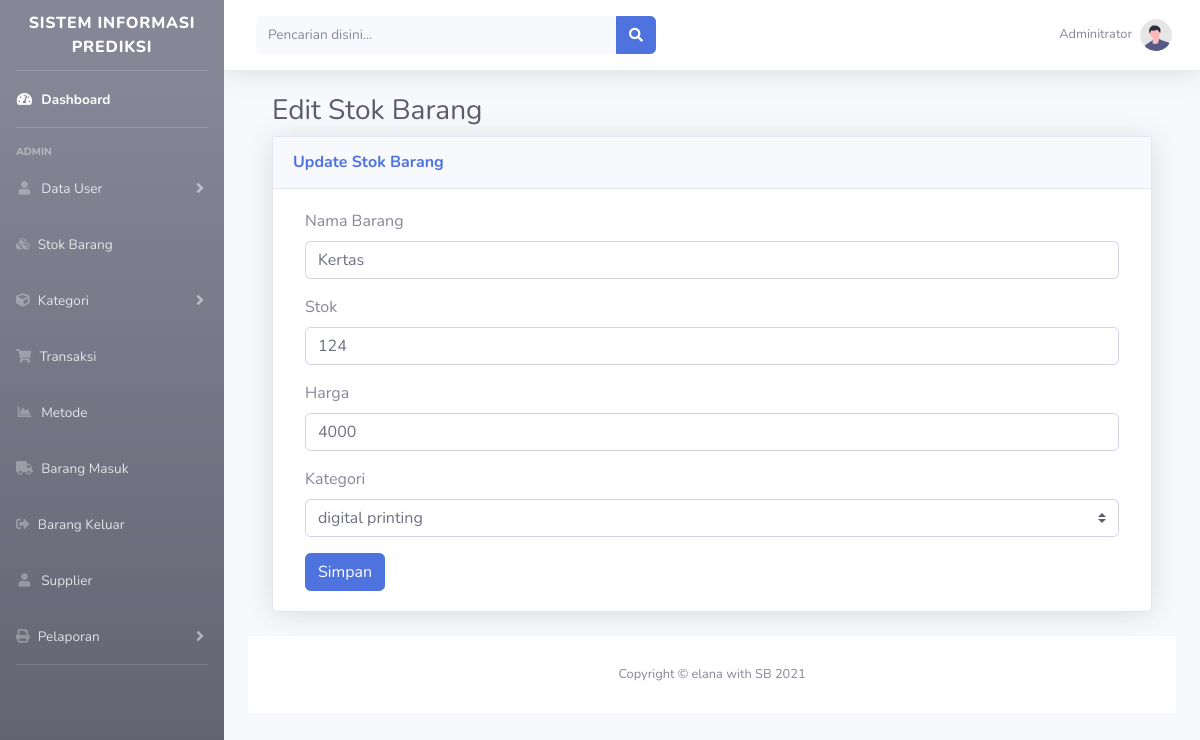
Page /?halaman=stok&aksi=edit&id=1 (signed in) on the earlier database version.
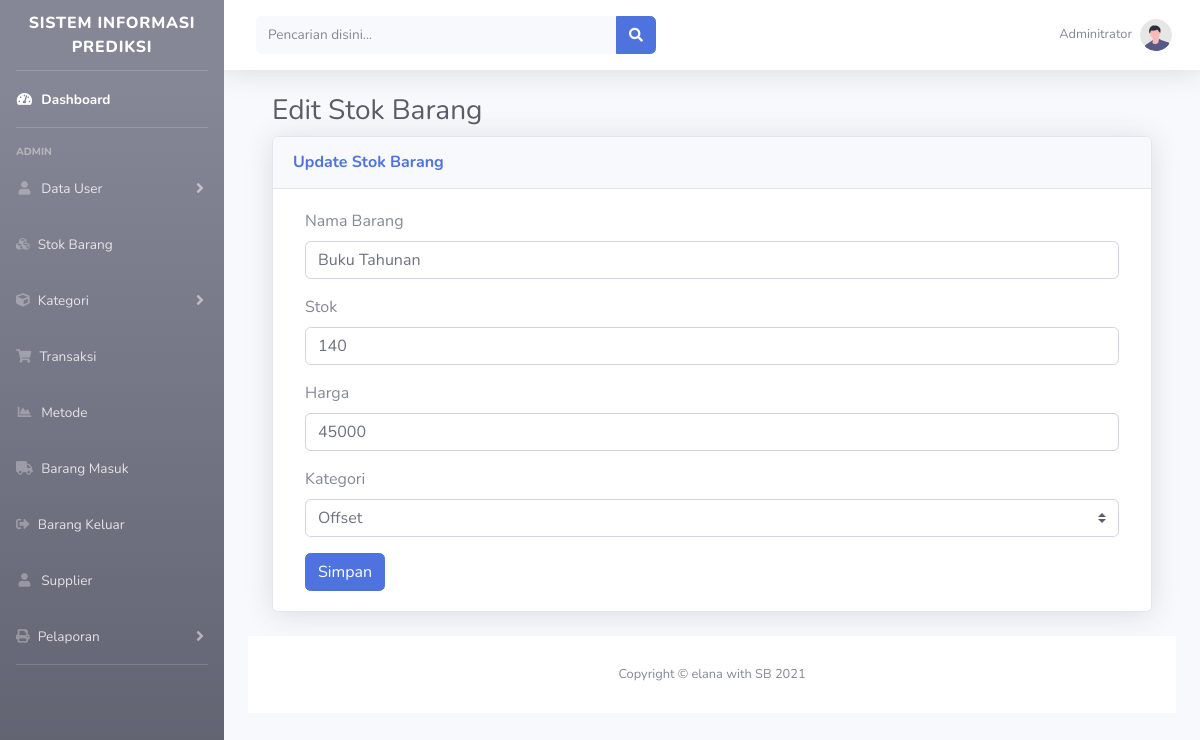
Same page on the later database version.
### tables this page shows
CREATE TABLE `stok` (
  `id` int(11) NOT NULL,
  `nama_barang` varchar(150) NOT NULL,
  `jenis` varchar(100) NOT NULL,
  `stok` int(11) DEFAULT NULL,
  `harga` int(50) NOT NULL,
  `kategori` varchar(150) NOT NULL
);

CREATE TABLE `kategori` (
  `id` int(5) NOT NULL,
  `nama_kategori` varchar(100) DEFAULT NULL
);

### admin/stok/edit_barang.php (the view, shortened to what this page needs)
<div class="container-fluid">
    <h1 class="h3 mb-2 text-gray-800">Edit Stok Barang</h1>
    <div class="card shadow mb-4">
        <div class="card-header py-3">
            <h6 class="m-0 font-weight-bold text-primary">Update Stok Barang</h6>
        </div>
        <div class="card-body">
            <div class="col-lg-12">
                <div class="box box-primary">
                        <?php
                        $sql = mysqli_query($conn, "SELECT * FROM stok where id = '$_GET[id]'") or die(mysqli_error());
                        $data = mysqli_fetch_array($sql);
                        ?>
                    <form role="form" method="post">
                        <div class="box-body">
                            <div class="form-group">
                                <label for="exampleInputEmail1">Nama Barang</label>
                                <input type="text" class="form-control" id="exampleInputEmail1" placeholder="Masukan Nama barang" name="nama_barang" required value="<?= $data['nama_barang'] ?>">
                            </div>
                            <div class="form-group">
                                <label for="exampleInputEmail1">Stok</label>
                                <input type="text" class="form-control" id="exampleInputEmail1" placeholder="Masukan stok" name="stok" required value="<?= $data['stok'] ?>">
                            </div>
                            <div class="form-group">
                                <label for="exampleInputEmail1">Harga</label>
                                <input type="text" class="form-control" id="exampleInputEmail1" placeholder="Masukan Harga" name="harga" required value="<?= $data['harga'] ?>">
                            </div>
                            <div class="form-group">
                            <label for="exampleInputEmail1">Kategori</label>
                            <select name="kategori" class="custom-select">
                                <?php $kategori = mysqli_query($conn, "SELECT * from kategori"); ?>
                                <?php foreach ($kategori as $row) : ?>
                                    <option value="<?php echo $row['id'] ?>" <?php if ($data['kategori']==$row['id']){echo "selected";} ?>><?php echo $row['nama_kategori'] ?>
                                    </option>
                                <?php endforeach ?>
                            </select>
                        </div>
                        </div>
                        <div class="box-footer">
                            <button type="submit" class="btn btn-primary" name="simpan">Simpan</button>
                        </div>
                    </form>
                </div>
            </div>
        </div>
    </div>

Differences in the rows shown:
changed stok: nama_barang "Kertas" → "Buku Tahunan"; stok "124" → "140"; harga "4000" → "45000"; kategori "digital printing" → "Offset"
